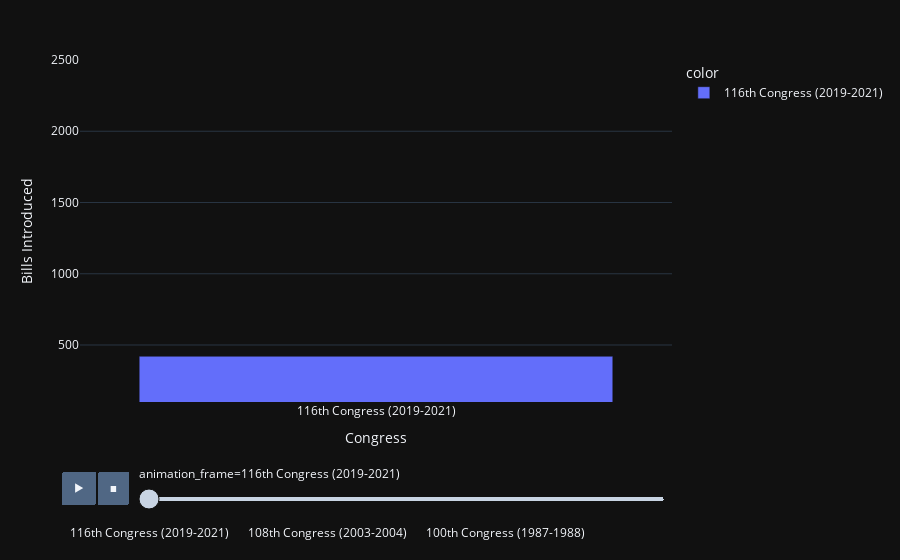

The notebook cell this image was saved under:
### Code cell
import plotly.express as px

fig1 = px.bar(df, x=congress, y=["Intro_bills"], color=congress,
  animation_frame=congress, barmode = 'group', range_y=[100,2500])
fig1.update_layout(xaxis_title = "Congress", yaxis_title = "Bills Introduced")
fig1.update_layout(template = 'plotly_dark')
fig1.show()

### Figure 1 — Plotly figure (JSON) as saved in the notebook; plotly's stock layout.template omitted (floating-point values rounded to 4 significant figures)
{"data": [{"alignmentgroup": "True", "hovertemplate": "color=116th Congress (2019-2021)<br>animation_frame=116th Congress (2019-2021)<br>x=%{x}<br>value=%{y}<extra></extra>", "legendgroup": "116th Congress (2019-2021)", "marker": {"color": "#636efa"}, "name": "116th Congress (2019-2021)", "offsetgroup": "116th Congress (2019-2021)", "orientation": "v", "showlegend": true, "textposition": "auto", "type": "bar", "x": ["116th Congress (2019-2021)"], "xaxis": "x", "y": [421], "yaxis": "y"}], "layout": {"barmode": "group", "legend": {"title": {"text": "color"}, "tracegroupgap": 0}, "margin": {"t": 60}, "sliders": [{"active": 0, "currentvalue": {"prefix": "animation_frame="}, "len": 0.9, "pad": {"b": 10, "t": 60}, "steps": [{"args": [["116th Congress (2019-2021)"], {"frame": {"duration": 0, "redraw": true}, "fromcurrent": true, "mode": "immediate", "transition": {"duration": 0, "easing": "linear"}}], "label": "116th Congress (2019-2021)", "method": "animate"}, {"args": [["115th Congress (2017-2019)"], {"frame": {"duration": 0, "redraw": true}, "fromcurrent": true, "mode": "immediate", "transition": {"duration": 0, "easing": "linear"}}], "label": "115th Congress (2017-2019)", "method": "animate"}, {"args": [["114th Congress (2015-2017)"], {"frame": {"duration": 0, "redraw": true}, "fromcurrent": true, "mode": "immediate", "transition": {"duration": 0, "easing": "linear"}}], "label": "114th Congress (2015-2017)", "method": "animate"}, {"args": [["113th Congress (2013-2015)"], {"frame": {"duration": 0, "redraw": true}, "fromcurrent": true, "mode": "immediate", "transition": {"duration": 0, "easing": "linear"}}], "label": "113th Congress (2013-2015)", "method": "animate"}, {"args": [["112th Congress (2011-2013)"], {"frame": {"duration": 0, "redraw": true}, "fromcurrent": true, "mode": "immediate", "transition": {"duration": 0, "easing": "linear"}}], "label": "112th Congress (2011-2013)", "method": "animate"}, {"args": [["111th Congress (2009-2010)"], {"frame": {"duration": 0, "redraw": true}, "fromcurrent": true, "mode": "immediate", "transition": {"duration": 0, "easing": "linear"}}], "label": "111th Congress (2009-2010)", "method": "animate"}, {"args": [["110th Congress (2007-2009)"], {"frame": {"duration": 0, "redraw": true}, "fromcurrent": true, "mode": "immediate", "transition": {"duration": 0, "easing": "linear"}}], "label": "110th Congress (2007-2009)", "method": "animate"}, {"args": [["109th Congress (2005-2006)"], {"frame": {"duration": 0, "redraw": true}, "fromcurrent": true, "mode": "immediate", "transition": {"duration": 0, "easing": "linear"}}], "label": "109th Congress (2005-2006)", "method": "animate"}, {"args": [["108th Congress (2003-2004)"], {"frame": {"duration": 0, "redraw": true}, "fromcurrent": true, "mode": "immediate", "transition": {"duration": 0, "easing": "linear"}}], "label": "108th Congress (2003-2004)", "method": "animate"}, {"args": [["107th Congress (2001-2002)"], {"frame": {"duration": 0, "redraw": true}, "fromcurrent": true, "mode": "immediate", "transition": {"duration": 0, "easing": "linear"}}], "label": "107th Congress (2001-2002)", "method": "animate"}, {"args": [["106th Congress (1999-2000)"], {"frame": {"duration": 0, "redraw": true}, "fromcurrent": true, "mode": "immediate", "transition": {"duration": 0, "easing": "linear"}}], "label": "106th Congress (1999-2000)", "method": "animate"}, {"args": [["105th Congress (1997-1998)"], {"frame": {"duration": 0, "redraw": true}, "fromcurrent": true, "mode": "immediate", "transition": {"duration": 0, "easing": "linear"}}], "label": "105th Congress (1997-1998)", "method": "animate"}, {"args": [["104th Congress (1995-1996)"], {"frame": {"duration": 0, "redraw": true}, "fromcurrent": true, "mode": "immediate", "transition": {"duration": 0, "easing": "linear"}}], "label": "104th Congress (1995-1996)", "method": "animate"}, {"args": [["103rd Congress (1993-1994)"], {"frame": {"duration": 0, "redraw": true}, "fromcurrent": true, "mode": "immediate", "transition": {"duration": 0, "easing": "linear"}}], "label": "103rd Congress (1993-1994)", "method": "animate"}, {"args": [["102nd Congress (1991-1992)"], {"frame": {"duration": 0, "redraw": true}, "fromcurrent": true, "mode": "immediate", "transition": {"duration": 0, "easing": "linear"}}], "label": "102nd Congress (1991-1992)", "method": "animate"}, {"args": [["101st Congress (1989-1990)"], {"frame": {"duration": 0, "redraw": true}, "fromcurrent": true, "mode": "immediate", "transition": {"duration": 0, "easing": "linear"}}], "label": "101st Congress (1989-1990)", "method": "animate"}, {"args": [["100th Congress (1987-1988)"], {"frame": {"duration": 0, "redraw": true}, "fromcurrent": true, "mode": "immediate", "transition": {"duration": 0, "easing": "linear"}}], "label": "100th Congress (1987-1988)", "method": "animate"}, {"args": [["99th Congress (1985-1986)"], {"frame": {"duration": 0, "redraw": true}, "fromcurrent": true, "mode": "immediate", "transition": {"duration": 0, "easing": "linear"}}], "label": "99th Congress (1985-1986)", "method": "animate"}, {"args": [["98th Congress (1983-1984)"], {"frame": {"duration": 0, "redraw": true}, "fromcurrent": true, "mode": "immediate", "transition": {"duration": 0, "easing": "linear"}}], "label": "98th Congress (1983-1984)", "method": "animate"}, {"args": [["97th Congress (1981-1982)"], {"frame": {"duration": 0, "redraw": true}, "fromcurrent": true, "mode": "immediate", "transition": {"duration": 0, "easing": "linear"}}], "label": "97th Congress (1981-1982)", "method": "animate"}, {"args": [["96th Congress (1979-1980)"], {"frame": {"duration": 0, "redraw": true}, "fromcurrent": true, "mode": "immediate", "transition": {"duration": 0, "easing": "linear"}}], "label": "96th Congress (1979-1980)", "method": "animate"}, {"args": [["95th Congress (1977-1978)"], {"frame": {"duration": 0, "redraw": true}, "fromcurrent": true, "mode": "immediate", "transition": {"duration": 0, "easing": "linear"}}], "label": "95th Congress (1977-1978)", "method": "animate"}, {"args": [["94th Congress (1975-1976)"], {"frame": {"duration": 0, "redraw": true}, "fromcurrent": true, "mode": "immediate", "transition": {"duration": 0, "easing": "linear"}}], "label": "94th Congress (1975-1976)", "method": "animate"}, {"args": [["93rd Congress (1973-1974)"], {"frame": {"duration": 0, "redraw": true}, "fromcurrent": true, "mode": "immediate", "transition": {"duration": 0, "easing": "linear"}}], "label": "93rd Congress (1973-1974)", "method": "animate"}], "x": 0.1, "xanchor": "left", "y": 0, "yanchor": "top"}], "updatemenus": [{"buttons": [{"args": [null, {"frame": {"duration": 500, "redraw": true}, "fromcurrent": true, "mode": "immediate", "transition": {"duration": 500, "easing": "linear"}}], "label": "&#9654;", "method": "animate"}, {"args": [[null], {"frame": {"duration": 0, "redraw": true}, "fromcurrent": true, "mode": "immediate", "transition": {"duration": 0, "easing": "linear"}}], "label": "&#9724;", "method": "animate"}], "direction": "left", "pad": {"r": 10, "t": 70}, "showactive": false, "type": "buttons", "x": 0.1, "xanchor": "right", "y": 0, "yanchor": "top"}], "xaxis": {"anchor": "y", "domain": [0, 1], "title": {"text": "Congress"}}, "yaxis": {"anchor": "x", "domain": [0, 1], "range": [100, 2500], "title": {"text": "Bills Introduced"}}}}
